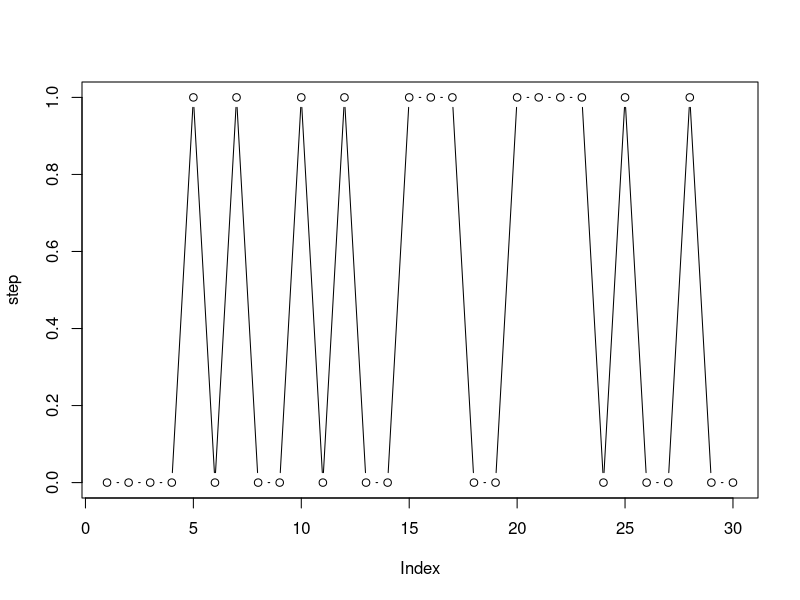

Here is the R script that generated this plot:
## ---- chunk 1
n <- 30
step <- vector(length=30)
line <- vector(length=61) 
# Pos 31 is the center (start point) 
pos <-31
for (i in 1:n){
  step[i] <- rbinom(1,1,.6)       #if 1 then H, else T
  if(step[i] == 1){
    pos <- pos + 1
    }
  else{
    pos <- pos - 1
  }
}
step
pos
plot(step,type = "b")
# Now simulate 200 such walks
walks <- rbinom(200,60,.6)
emean <- mean(walks)
evar <- var(walks)
tmean <- 60*.6
tvar <- n*.6*(.4)   # binom var = n*pi*(1-pi)
## ---- chunk 2
sessionInfo()
